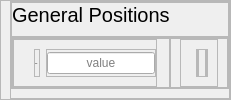
                  <widget class="QFrame" name="frame_187">
                   <property name="minimumSize">
                    <size>
                     <width>0</width>
                     <height>0</height>
                    </size>
                   </property>
                   <property name="maximumSize">
                    <size>
                     <width>16777215</width>
                     <height>100</height>
                    </size>
                   </property>
                   <property name="styleSheet">
                    <string notr="true"/>
                   </property>
                   <property name="frameShape">
                    <enum>QFrame::Shape::StyledPanel</enum>
                   </property>
                   <property name="frameShadow">
                    <enum>QFrame::Shadow::Raised</enum>
                   </property>
                   <layout class="QVBoxLayout" name="verticalLayout_80">
                    <property name="spacing">
                     <number>0</number>
                    </property>
                    <property name="leftMargin">
                     <number>9</number>
                    </property>
                    <property name="topMargin">
                     <number>0</number>
                    </property>
                    <property name="rightMargin">
                     <number>0</number>
                    </property>
                    <property name="bottomMargin">
                     <number>0</number>
                    </property>
                    <item>
                     <widget class="QFrame" name="frame_188">
                      <property name="frameShape">
                       <enum>QFrame::Shape::StyledPanel</enum>
                      </property>
                      <property name="frameShadow">
                       <enum>QFrame::Shadow::Raised</enum>
                      </property>
                      <layout class="QVBoxLayout" name="verticalLayout_118">
                       <property name="spacing">
                        <number>0</number>
                       </property>
                       <property name="leftMargin">
                        <number>0</number>
                       </property>
                       <property name="topMargin">
                        <number>0</number>
                       </property>
                       <property name="rightMargin">
                        <number>0</number>
                       </property>
                       <item>
                        <widget class="QFrame" name="frame_189">
                         <property name="minimumSize">
                          <size>
                           <width>0</width>
                           <height>35</height>
                          </size>
                         </property>
                         <property name="maximumSize">
                          <size>
                           <width>16777215</width>
                           <height>35</height>
                          </size>
                         </property>
                         <property name="frameShape">
                          <enum>QFrame::Shape::StyledPanel</enum>
                         </property>
                         <property name="frameShadow">
                          <enum>QFrame::Shadow::Raised</enum>
                         </property>
                         <layout class="QHBoxLayout" name="horizontalLayout_70">
                          <property name="spacing">
                           <number>0</number>
                          </property>
                          <property name="leftMargin">
                           <number>0</number>
                          </property>
                          <property name="topMargin">
                           <number>0</number>
                          </property>
                          <property name="rightMargin">
                           <number>0</number>
                          </property>
                          <property name="bottomMargin">
                           <number>0</number>
                          </property>
                          <item>
                           <widget class="QLabel" name="label_42">
                            <property name="minimumSize">
                             <size>
                              <width>0</width>
                              <height>35</height>
                             </size>
                            </property>
                            <property name="maximumSize">
                             <size>
                              <width>16777215</width>
                              <height>35</height>
                             </size>
                            </property>
                            <property name="styleSheet">
                             <string notr="true">QLabel {
    font-size: 20px; /* Tamanho da fonte */
	font-family: &quot;Yu Gothic UI Semibold&quot;; /* Família da fonte */
}
</string>
                            </property>
                            <property name="text">
                             <string>General Positions</string>
                            </property>
                            <property name="alignment">
                             <set>Qt::AlignmentFlag::AlignLeading|Qt::AlignmentFlag::AlignLeft|Qt::AlignmentFlag::AlignTop</set>
                            </property>
                           </widget>
                          </item>
                         </layout>
                        </widget>
                       </item>
                       <item>
                        <widget class="QFrame" name="frame_190">
                         <property name="frameShape">
                          <enum>QFrame::Shape::StyledPanel</enum>
                         </property>
                         <property name="frameShadow">
                          <enum>QFrame::Shadow::Raised</enum>
                         </property>
                         <layout class="QHBoxLayout" name="horizontalLayout_71">
                          <property name="spacing">
                           <number>0</number>
                          </property>
                          <property name="leftMargin">
                           <number>0</number>
                          </property>
                          <property name="topMargin">
                           <number>0</number>
                          </property>
                          <property name="rightMargin">
                           <number>0</number>
                          </property>
                          <property name="bottomMargin">
                           <number>0</number>
                          </property>
                          <item>
                           <widget class="QFrame" name="frame_191">
                            <property name="frameShape">
                             <enum>QFrame::Shape::StyledPanel</enum>
                            </property>
                            <property name="frameShadow">
                             <enum>QFrame::Shadow::Raised</enum>
                            </property>
                            <layout class="QVBoxLayout" name="verticalLayout_119">
                             <property name="spacing">
                              <number>0</number>
                             </property>
                             <property name="leftMargin">
                              <number>0</number>
                             </property>
                             <property name="topMargin">
                              <number>0</number>
                             </property>
                             <property name="rightMargin">
                              <number>12</number>
                             </property>
                             <property name="bottomMargin">
                              <number>0</number>
                             </property>
                             <item>
                              <widget class="QFrame" name="frame_192">
                               <property name="frameShape">
                                <enum>QFrame::Shape::StyledPanel</enum>
                               </property>
                               <property name="frameShadow">
                                <enum>QFrame::Shadow::Raised</enum>
                               </property>
                               <layout class="QHBoxLayout" name="horizontalLayout_72">
                                <property name="leftMargin">
                                 <number>20</number>
                                </property>
                                <property name="rightMargin">
                                 <number>0</number>
                                </property>
                                <item>
                                 <widget class="QFrame" name="frame_193">
                                  <property name="sizePolicy">
                                   <sizepolicy hsizetype="MinimumExpanding" vsizetype="Preferred">
                                    <horstretch>0</horstretch>
                                    <verstretch>0</verstretch>
                                   </sizepolicy>
                                  </property>
                                  <property name="maximumSize">
                                   <size>
                                    <width>140</width>
                                    <height>16777215</height>
                                   </size>
                                  </property>
                                  <property name="frameShape">
                                   <enum>QFrame::Shape::StyledPanel</enum>
                                  </property>
                                  <property name="frameShadow">
                                   <enum>QFrame::Shadow::Raised</enum>
                                  </property>
                                  <layout class="QVBoxLayout" name="verticalLayout_120">
                                   <property name="spacing">
                                    <number>7</number>
                                   </property>
                                   <property name="leftMargin">
                                    <number>0</number>
                                   </property>
                                   <property name="topMargin">
                                    <number>0</number>
                                   </property>
                                   <property name="rightMargin">
                                    <number>0</number>
                                   </property>
                                   <property name="bottomMargin">
                                    <number>0</number>
                                   </property>
                                   <item>
                                    <widget class="QLabel" name="label_168">
                                     <property name="minimumSize">
                                      <size>
                                       <width>0</width>
                                       <height>18</height>
                                      </size>
                                     </property>
                                     <property name="maximumSize">
                                      <size>
                                       <width>16777215</width>
                                       <height>18</height>
                                      </size>
                                     </property>
                                     <property name="font">
                                      <font>
                                       <family>Yu Gothic UI Semilight</family>
                                       <pointsize>-1</pointsize>
                                      </font>
                                     </property>
                                     <property name="styleSheet">
                                      <string notr="true"/>
                                     </property>
                                     <property name="text">
                                      <string>Feed:</string>
                                     </property>
                                    </widget>
                                   </item>
                                  </layout>
                                 </widget>
                                </item>
                                <item>
                                 <widget class="QFrame" name="frame_194">
                                  <property name="sizePolicy">
                                   <sizepolicy hsizetype="MinimumExpanding" vsizetype="Preferred">
                                    <horstretch>0</horstretch>
                                    <verstretch>0</verstretch>
                                   </sizepolicy>
                                  </property>
                                  <property name="layoutDirection">
                                   <enum>Qt::LayoutDirection::RightToLeft</enum>
                                  </property>
                                  <property name="frameShape">
                                   <enum>QFrame::Shape::StyledPanel</enum>
                                  </property>
                                  <property name="frameShadow">
                                   <enum>QFrame::Shadow::Raised</enum>
                                  </property>
                                  <layout class="QVBoxLayout" name="verticalLayout_121">
                                   <property name="spacing">
                                    <number>7</number>
                                   </property>
                                   <property name="leftMargin">
                                    <number>0</number>
                                   </property>
                                   <property name="topMargin">
                                    <number>0</number>
                                   </property>
                                   <property name="rightMargin">
                                    <number>0</number>
                                   </property>
                                   <property name="bottomMargin">
                                    <number>0</number>
                                   </property>
                                   <item>
                                    <widget class="QLineEdit" name="lineEdit_127">
                                     <property name="minimumSize">
                                      <size>
                                       <width>0</width>
                                       <height>18</height>
                                      </size>
                                     </property>
                                     <property name="maximumSize">
                                      <size>
                                       <width>180</width>
                                       <height>16777215</height>
                                      </size>
                                     </property>
                                     <property name="text">
                                      <string/>
                                     </property>
                                     <property name="alignment">
                                      <set>Qt::AlignmentFlag::AlignCenter</set>
                                     </property>
                                     <property name="placeholderText">
                                      <string>value</string>
                                     </property>
                                    </widget>
                                   </item>
                                  </layout>
                                 </widget>
                                </item>
                               </layout>
                              </widget>
                             </item>
                            </layout>
                           </widget>
                          </item>
                          <item>
                           <widget class="QFrame" name="frame_195">
                            <property name="frameShape">
                             <enum>QFrame::Shape::StyledPanel</enum>
                            </property>
                            <property name="frameShadow">
                             <enum>QFrame::Shadow::Raised</enum>
                            </property>
                            <layout class="QVBoxLayout" name="verticalLayout_122">
                             <property name="spacing">
                              <number>0</number>
                             </property>
                             <property name="topMargin">
                              <number>0</number>
                             </property>
                             <property name="bottomMargin">
                              <number>0</number>
                             </property>
                             <item>
                              <widget class="QFrame" name="frame_196">
                               <property name="frameShape">
                                <enum>QFrame::Shape::StyledPanel</enum>
                               </property>
                               <property name="frameShadow">
                                <enum>QFrame::Shadow::Raised</enum>
                               </property>
                               <layout class="QHBoxLayout" name="horizontalLayout_73">
                                <property name="spacing">
                                 <number>20</number>
                                </property>
                                <property name="leftMargin">
                                 <number>15</number>
                                </property>
                                <item>
                                 <widget class="QFrame" name="frame_197">
                                  <property name="frameShape">
                                   <enum>QFrame::Shape::StyledPanel</enum>
                                  </property>
                                  <property name="frameShadow">
                                   <enum>QFrame::Shadow::Raised</enum>
                                  </property>
                                  <layout class="QHBoxLayout" name="horizontalLayout_74">
                                   <property name="spacing">
                                    <number>6</number>
                                   </property>
                                   <property name="leftMargin">
                                    <number>0</number>
                                   </property>
                                   <property name="topMargin">
                                    <number>0</number>
                                   </property>
                                   <property name="rightMargin">
                                    <number>0</number>
                                   </property>
                                   <property name="bottomMargin">
                                    <number>0</number>
                                   </property>
                                   <item>
                                    <widget class="QFrame" name="frame_198">
                                     <property name="sizePolicy">
                                      <sizepolicy hsizetype="MinimumExpanding" vsizetype="Preferred">
                                       <horstretch>0</horstretch>
                                       <verstretch>0</verstretch>
                                      </sizepolicy>
                                     </property>
                                     <property name="maximumSize">
                                      <size>
                                       <width>140</width>
                                       <height>16777215</height>
                                      </size>
                                     </property>
                                     <property name="frameShape">
                                      <enum>QFrame::Shape::StyledPanel</enum>
                                     </property>
                                     <property name="frameShadow">
                                      <enum>QFrame::Shadow::Raised</enum>
                                     </property>
                                     <layout class="QVBoxLayout" name="verticalLayout_123">
                                      <property name="spacing">
                                       <number>7</number>
                                      </property>
                                      <property name="leftMargin">
                                       <number>0</number>
                                      </property>
                                      <property name="topMargin">
                                       <number>0</number>
                                      </property>
                                      <property name="rightMargin">
                                       <number>0</number>
                                      </property>
                                      <property name="bottomMargin">
                                       <number>0</number>
                                      </property>
                                     </layout>
                                    </widget>
                                   </item>
                                   <item>
                                    <widget class="QFrame" name="frame_199">
                                     <property name="sizePolicy">
                                      <sizepolicy hsizetype="MinimumExpanding" vsizetype="Preferred">
                                       <horstretch>0</horstretch>
                                       <verstretch>0</verstretch>
                                      </sizepolicy>
                                     </property>
                                     <property name="layoutDirection">
                                      <enum>Qt::LayoutDirection::RightToLeft</enum>
                                     </property>
                                     <property name="frameShape">
                                      <enum>QFrame::Shape::StyledPanel</enum>
                                     </property>
                                     <property name="frameShadow">
                                      <enum>QFrame::Shadow::Raised</enum>
                                     </property>
                                     <layout class="QVBoxLayout" name="verticalLayout_124">
                                      <property name="spacing">
                                       <number>7</number>
                                      </property>
                                      <property name="leftMargin">
                                       <number>0</number>
                                      </property>
                                      <property name="topMargin">
                                       <number>0</number>
                                      </property>
                                      <property name="rightMargin">
                                       <number>0</number>
                                      </property>
                                      <property name="bottomMargin">
                                       <number>0</number>
                                      </property>
                                     </layout>
                                    </widget>
                                   </item>
                                  </layout>
                                 </widget>
                                </item>
                               </layout>
                              </widget>
                             </item>
                            </layout>
                           </widget>
                          </item>
                         </layout>
                        </widget>
                       </item>
                      </layout>
                     </widget>
                    </item>
                   </layout>
                  </widget>
